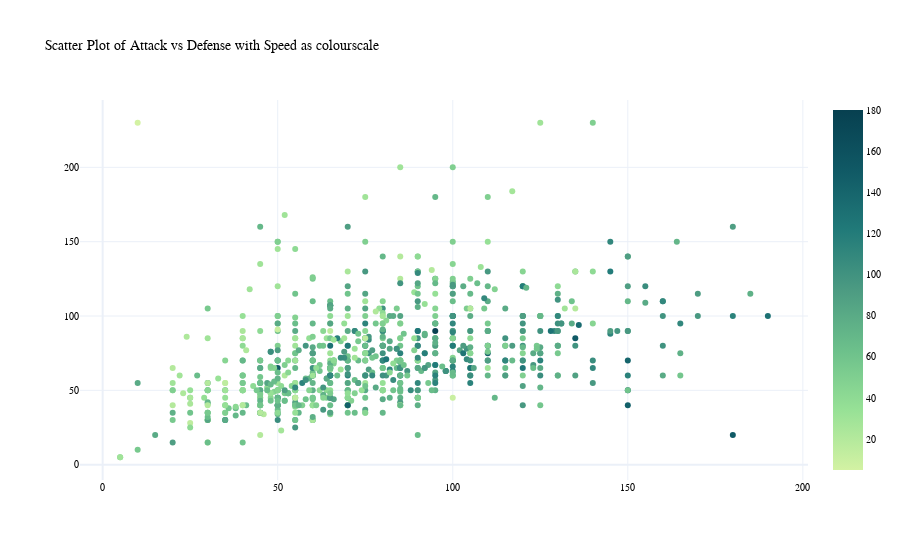

Here is the notebook cell this chart was saved with:
### Code cell
ScatterPlotStats(df, 'Attack', 'Defense', 'Speed')

### Figure 1 — Plotly figure (JSON) as saved in the notebook; plotly's stock layout.template omitted (floating-point values rounded to 4 significant figures; data arrays with more than 128 entries replaced by an {"elided": "..."} marker saying what was removed)
{"data": [{"text": {"elided": "800 str values"}, "y": {"elided": "800 int values"}, "mode": "markers", "marker": {"color": {"elided": "800 int values"}, "showscale": true, "colorscale": [[0, "rgb(211, 242, 163)"], [0.1667, "rgb(151, 225, 150)"], [0.3333, "rgb(108, 192, 139)"], [0.5, "rgb(76, 155, 130)"], [0.6667, "rgb(33, 122, 121)"], [0.8333, "rgb(16, 89, 101)"], [1, "rgb(7, 64, 80)"]]}, "x": {"elided": "800 int values"}, "type": "scatter"}], "layout": {"showlegend": false, "font": {"color": "black", "family": "Courier New, monospace", "size": 10}, "title": {"text": "Scatter Plot of Attack vs Defense with Speed as colourscale"}}}
